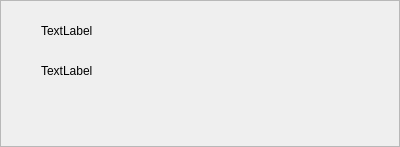
<?xml version="1.0" encoding="UTF-8"?>
<ui version="4.0">
 <class>InformationDialog</class>
 <widget class="QDialog" name="InformationDialog">
  <property name="windowModality">
   <enum>Qt::WindowModal</enum>
  </property>
  <property name="geometry">
   <rect>
    <x>0</x>
    <y>0</y>
    <width>400</width>
    <height>147</height>
   </rect>
  </property>
  <property name="sizePolicy">
   <sizepolicy hsizetype="Preferred" vsizetype="Preferred">
    <horstretch>0</horstretch>
    <verstretch>0</verstretch>
   </sizepolicy>
  </property>
  <property name="maximumSize">
   <size>
    <width>16777215</width>
    <height>400</height>
   </size>
  </property>
  <property name="contextMenuPolicy">
   <enum>Qt::NoContextMenu</enum>
  </property>
  <property name="windowTitle">
   <string>Information</string>
  </property>
  <property name="modal">
   <bool>true</bool>
  </property>
  <layout class="QGridLayout" name="gridLayout_2">
   <property name="leftMargin">
    <number>0</number>
   </property>
   <property name="topMargin">
    <number>0</number>
   </property>
   <property name="rightMargin">
    <number>0</number>
   </property>
   <property name="bottomMargin">
    <number>0</number>
   </property>
   <property name="spacing">
    <number>0</number>
   </property>
   <item row="6" column="2">
    <widget class="QFrame" name="InfFon">
     <property name="sizePolicy">
      <sizepolicy hsizetype="Minimum" vsizetype="Minimum">
       <horstretch>0</horstretch>
       <verstretch>0</verstretch>
      </sizepolicy>
     </property>
     <property name="frameShape">
      <enum>QFrame::StyledPanel</enum>
     </property>
     <property name="frameShadow">
      <enum>QFrame::Raised</enum>
     </property>
     <layout class="QGridLayout" name="gridLayout">
      <property name="leftMargin">
       <number>0</number>
      </property>
      <property name="topMargin">
       <number>0</number>
      </property>
      <property name="rightMargin">
       <number>0</number>
      </property>
      <property name="bottomMargin">
       <number>0</number>
      </property>
      <property name="spacing">
       <number>0</number>
      </property>
      <item row="1" column="1">
       <widget class="QLabel" name="InfMessage">
        <property name="text">
         <string>TextLabel</string>
        </property>
        <property name="wordWrap">
         <bool>true</bool>
        </property>
       </widget>
      </item>
      <item row="2" column="1">
       <spacer name="verticalSpacer_3">
        <property name="orientation">
         <enum>Qt::Vertical</enum>
        </property>
        <property name="sizeType">
         <enum>QSizePolicy::Fixed</enum>
        </property>
        <property name="sizeHint" stdset="0">
         <size>
          <width>20</width>
          <height>20</height>
         </size>
        </property>
       </spacer>
      </item>
      <item row="0" column="1">
       <spacer name="verticalSpacer_2">
        <property name="orientation">
         <enum>Qt::Vertical</enum>
        </property>
        <property name="sizeType">
         <enum>QSizePolicy::Fixed</enum>
        </property>
        <property name="sizeHint" stdset="0">
         <size>
          <width>20</width>
          <height>20</height>
         </size>
        </property>
       </spacer>
      </item>
      <item row="1" column="0">
       <spacer name="horizontalSpacer">
        <property name="orientation">
         <enum>Qt::Horizontal</enum>
        </property>
        <property name="sizeType">
         <enum>QSizePolicy::Fixed</enum>
        </property>
        <property name="sizeHint" stdset="0">
         <size>
          <width>40</width>
          <height>20</height>
         </size>
        </property>
       </spacer>
      </item>
      <item row="3" column="2">
       <spacer name="horizontalSpacer_2">
        <property name="orientation">
         <enum>Qt::Horizontal</enum>
        </property>
        <property name="sizeType">
         <enum>QSizePolicy::Fixed</enum>
        </property>
        <property name="sizeHint" stdset="0">
         <size>
          <width>40</width>
          <height>20</height>
         </size>
        </property>
       </spacer>
      </item>
      <item row="3" column="1">
       <widget class="QLabel" name="InfKey">
        <property name="text">
         <string>TextLabel</string>
        </property>
        <property name="wordWrap">
         <bool>true</bool>
        </property>
        <property name="textInteractionFlags">
         <set>Qt::LinksAccessibleByMouse|Qt::TextSelectableByMouse</set>
        </property>
       </widget>
      </item>
      <item row="5" column="1">
       <spacer name="verticalSpacer">
        <property name="orientation">
         <enum>Qt::Vertical</enum>
        </property>
        <property name="sizeType">
         <enum>QSizePolicy::Expanding</enum>
        </property>
        <property name="sizeHint" stdset="0">
         <size>
          <width>20</width>
          <height>40</height>
         </size>
        </property>
       </spacer>
      </item>
     </layout>
    </widget>
   </item>
  </layout>
 </widget>
 <resources/>
 <connections/>
</ui>
